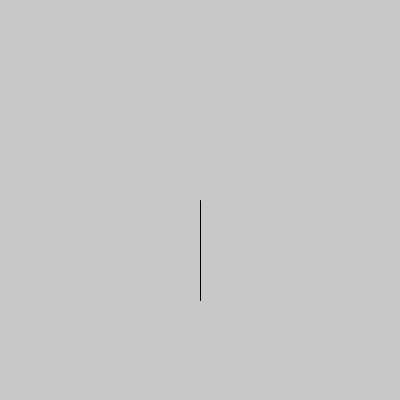
Frame 1 (no input)
Frame 2 (the mouse pressed at the canvas centre, redrawn once): identical to frame 1, image omitted

The Processing sketch that drew this single still picture (run headless with seeded random() and noise(); the mouse was pressed at the canvas centre and the sketch redrawn once):

// Processing sketch: branching_system
// ── branching_system.pde

int steps = 1;

void setup() {
    size(400, 400);
    noLoop();
}

void draw() {
    background(200);
    drawBranch(200, 300, 100, PI / 2, steps);
}

float d1 = 0.7;
float d2 = 0.6;
float a1 = PI / 8;
float a2 = PI / 6;

void drawBranch(float x, float y, float length, float angle, int repeat_n) {
    float x1 = x + (cos(angle) * length);
    float y1 = y - (sin(angle) * length);
    line(x, y, x1, y1);
    // Create sub-branches (aftakkingen)
    if (repeat_n > 1) {
      drawBranch( x1, y1, length * d1, angle + a1, repeat_n - 1);
      drawBranch( x1, y1, length * d2, angle - a2, repeat_n - 1);
    }
}

void update_drawing() {
    println("iterate " + steps + " times");
    redraw();
}

void keyPressed() {
    if (keyCode == RIGHT) {
        steps += 1;
        update_drawing();
    }
    if (keyCode == LEFT) {
        steps -= 1;
        if (steps < 1) {
            steps = 1;
        }
        update_drawing();
    }
}
